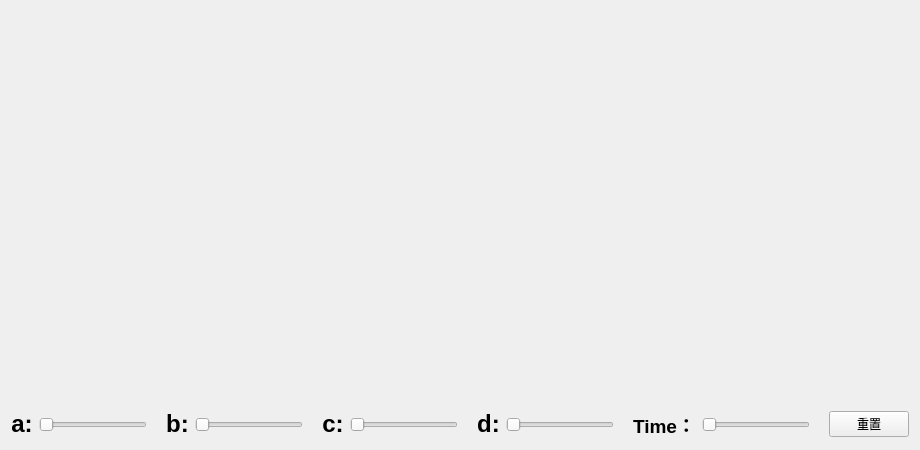
<?xml version="1.0" encoding="UTF-8"?>
<ui version="4.0">
 <class>HH_Model_Qt</class>
 <widget class="QMainWindow" name="HH_Model_Qt">
  <property name="geometry">
   <rect>
    <x>0</x>
    <y>0</y>
    <width>920</width>
    <height>450</height>
   </rect>
  </property>
  <property name="windowTitle">
   <string>HH_Model_Qt</string>
  </property>
  <widget class="QWidget" name="centralWidget">
   <layout class="QGridLayout" name="gridLayout">
    <item row="0" column="0">
     <widget class="QCustomPlot" name="HH_Plot" native="true"/>
    </item>
    <item row="1" column="0">
     <layout class="QHBoxLayout" name="horizontalLayout">
      <item>
       <widget class="QLabel" name="label">
        <property name="text">
         <string>&lt;html&gt;&lt;head/&gt;&lt;body&gt;&lt;p align=&quot;center&quot;&gt;&lt;span style=&quot; font-size:18pt; font-weight:600;&quot;&gt;a:&lt;/span&gt;&lt;/p&gt;&lt;/body&gt;&lt;/html&gt;</string>
        </property>
       </widget>
      </item>
      <item>
       <widget class="QSlider" name="horizontalSlider_2">
        <property name="orientation">
         <enum>Qt::Horizontal</enum>
        </property>
       </widget>
      </item>
      <item>
       <widget class="QLabel" name="label_a">
        <property name="text">
         <string/>
        </property>
       </widget>
      </item>
      <item>
       <widget class="QLabel" name="label_4">
        <property name="text">
         <string>&lt;html&gt;&lt;head/&gt;&lt;body&gt;&lt;p align=&quot;center&quot;&gt;&lt;span style=&quot; font-size:18pt; font-weight:600;&quot;&gt;b:&lt;/span&gt;&lt;/p&gt;&lt;/body&gt;&lt;/html&gt;</string>
        </property>
       </widget>
      </item>
      <item>
       <widget class="QSlider" name="horizontalSlider_3">
        <property name="orientation">
         <enum>Qt::Horizontal</enum>
        </property>
       </widget>
      </item>
      <item>
       <widget class="QLabel" name="label_b">
        <property name="text">
         <string/>
        </property>
       </widget>
      </item>
      <item>
       <widget class="QLabel" name="label_5">
        <property name="text">
         <string>&lt;html&gt;&lt;head/&gt;&lt;body&gt;&lt;p align=&quot;center&quot;&gt;&lt;span style=&quot; font-size:18pt; font-weight:600;&quot;&gt;c:&lt;/span&gt;&lt;/p&gt;&lt;/body&gt;&lt;/html&gt;</string>
        </property>
       </widget>
      </item>
      <item>
       <widget class="QSlider" name="horizontalSlider_4">
        <property name="orientation">
         <enum>Qt::Horizontal</enum>
        </property>
       </widget>
      </item>
      <item>
       <widget class="QLabel" name="label_c">
        <property name="text">
         <string/>
        </property>
       </widget>
      </item>
      <item>
       <widget class="QLabel" name="label_6">
        <property name="text">
         <string>&lt;html&gt;&lt;head/&gt;&lt;body&gt;&lt;p align=&quot;center&quot;&gt;&lt;span style=&quot; font-size:18pt; font-weight:600;&quot;&gt;d:&lt;/span&gt;&lt;/p&gt;&lt;/body&gt;&lt;/html&gt;</string>
        </property>
       </widget>
      </item>
      <item>
       <widget class="QSlider" name="horizontalSlider_5">
        <property name="orientation">
         <enum>Qt::Horizontal</enum>
        </property>
       </widget>
      </item>
      <item>
       <widget class="QLabel" name="label_d">
        <property name="text">
         <string/>
        </property>
       </widget>
      </item>
      <item>
       <widget class="QLabel" name="label_2">
        <property name="text">
         <string>&lt;html&gt;&lt;head/&gt;&lt;body&gt;&lt;p align=&quot;center&quot;&gt;&lt;span style=&quot; font-size:14pt; font-weight:600;&quot;&gt;Time：&lt;/span&gt;&lt;/p&gt;&lt;/body&gt;&lt;/html&gt;</string>
        </property>
       </widget>
      </item>
      <item>
       <widget class="QSlider" name="horizontalSlider">
        <property name="enabled">
         <bool>true</bool>
        </property>
        <property name="orientation">
         <enum>Qt::Horizontal</enum>
        </property>
       </widget>
      </item>
      <item>
       <widget class="QLabel" name="label_time">
        <property name="text">
         <string/>
        </property>
       </widget>
      </item>
      <item>
       <widget class="QPushButton" name="pushButton">
        <property name="text">
         <string>重置</string>
        </property>
       </widget>
      </item>
     </layout>
    </item>
   </layout>
  </widget>
 </widget>
 <layoutdefault spacing="6" margin="11"/>
 <customwidgets>
  <customwidget>
   <class>QCustomPlot</class>
   <extends>QWidget</extends>
   <header>qcustomplot.h</header>
   <container>1</container>
  </customwidget>
 </customwidgets>
 <resources/>
 <connections/>
</ui>
